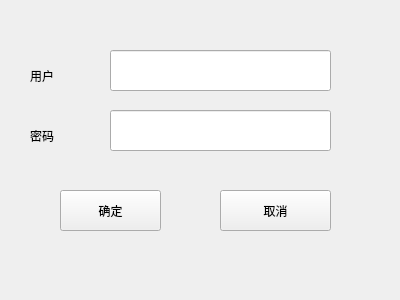
<?xml version="1.0" encoding="UTF-8"?>
<ui version="4.0">
 <class>EventFilter</class>
 <widget class="QMainWindow" name="EventFilter">
  <property name="geometry">
   <rect>
    <x>0</x>
    <y>0</y>
    <width>400</width>
    <height>300</height>
   </rect>
  </property>
  <property name="windowTitle">
   <string>EventFilter</string>
  </property>
  <widget class="QWidget" name="centralWidget">
   <widget class="QLineEdit" name="lineEdit_user">
    <property name="geometry">
     <rect>
      <x>110</x>
      <y>50</y>
      <width>221</width>
      <height>41</height>
     </rect>
    </property>
   </widget>
   <widget class="QLineEdit" name="lineEdit_password">
    <property name="geometry">
     <rect>
      <x>110</x>
      <y>110</y>
      <width>221</width>
      <height>41</height>
     </rect>
    </property>
   </widget>
   <widget class="QPushButton" name="button_accept">
    <property name="geometry">
     <rect>
      <x>60</x>
      <y>190</y>
      <width>101</width>
      <height>41</height>
     </rect>
    </property>
    <property name="text">
     <string>确定</string>
    </property>
   </widget>
   <widget class="QPushButton" name="button_cancel">
    <property name="geometry">
     <rect>
      <x>220</x>
      <y>190</y>
      <width>111</width>
      <height>41</height>
     </rect>
    </property>
    <property name="text">
     <string>取消</string>
    </property>
   </widget>
   <widget class="QLabel" name="label">
    <property name="geometry">
     <rect>
      <x>30</x>
      <y>60</y>
      <width>51</width>
      <height>31</height>
     </rect>
    </property>
    <property name="text">
     <string>用户</string>
    </property>
   </widget>
   <widget class="QLabel" name="label_2">
    <property name="geometry">
     <rect>
      <x>30</x>
      <y>120</y>
      <width>41</width>
      <height>31</height>
     </rect>
    </property>
    <property name="text">
     <string>密码</string>
    </property>
   </widget>
  </widget>
 </widget>
 <layoutdefault spacing="6" margin="11"/>
 <resources/>
 <connections/>
</ui>
